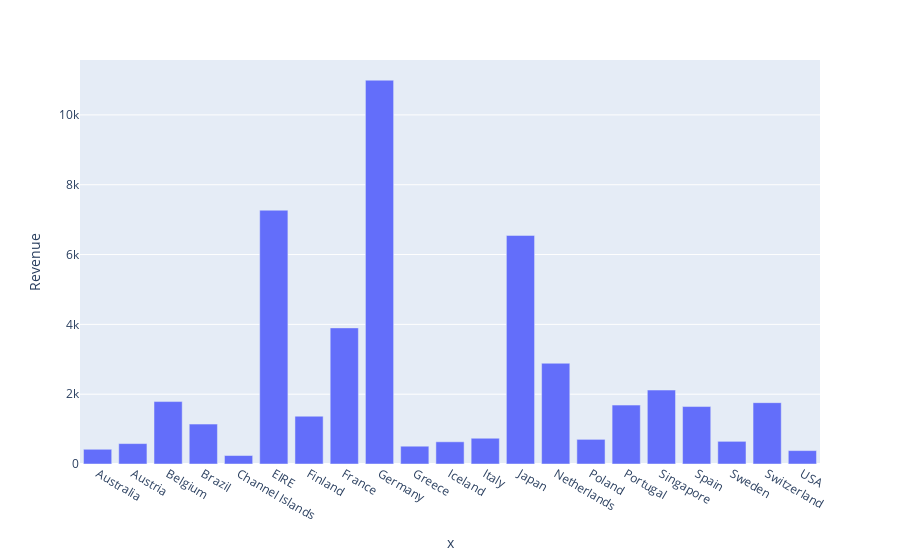

Notebook source saved alongside this figure:
### Code cell
fig = px.bar(data_1, x=data_1.index, y='Revenue')
fig.show()

### Figure 1 — Plotly figure (JSON) as saved in the notebook; plotly's stock layout.template omitted (floating-point values rounded to 4 significant figures)
{"data": [{"alignmentgroup": "True", "hoverlabel": {"namelength": 0}, "hovertemplate": "x=%{x}<br>Revenue=%{y}", "legendgroup": "", "marker": {"color": "#636efa"}, "name": "", "offsetgroup": "", "orientation": "v", "showlegend": false, "textposition": "auto", "type": "bar", "x": ["Australia", "Austria", "Belgium", "Brazil", "Channel Islands", "EIRE", "Finland", "France", "Germany", "Greece", "Iceland", "Italy", "Japan", "Netherlands", "Poland", "Portugal", "Singapore", "Spain", "Sweden", "Switzerland", "USA"], "xaxis": "x", "y": [421.6, 584.8, 1788.0, 1144.0, 243.0, 7270.0, 1369.0, 3899.0, 10990.0, 509.7, 636.2, 737.8, 6549.0, 2887.0, 705.8, 1688.0, 2119.0, 1646.0, 649.1, 1757.0, 383.9], "yaxis": "y"}], "layout": {"barmode": "relative", "legend": {"tracegroupgap": 0}, "margin": {"t": 60}, "xaxis": {"anchor": "y", "domain": [0, 1], "title": {"text": "x"}}, "yaxis": {"anchor": "x", "domain": [0, 1], "title": {"text": "Revenue"}}}}
